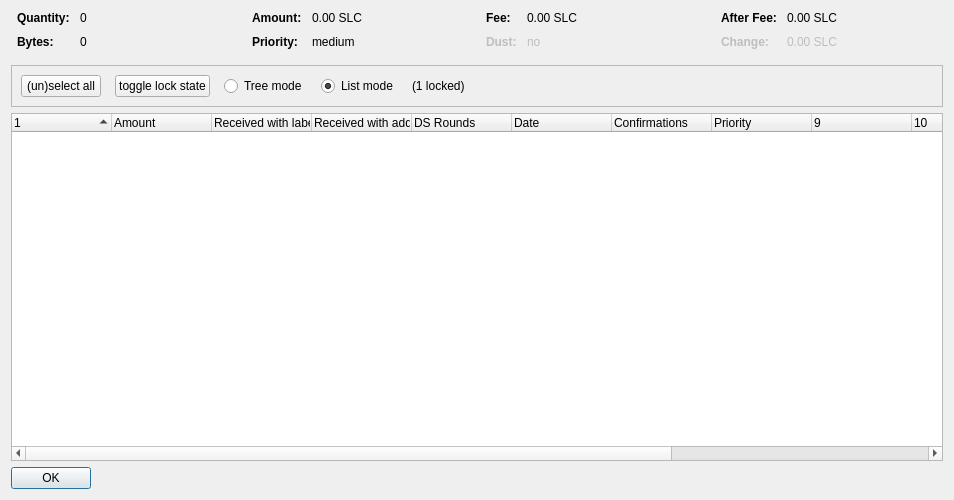
<?xml version="1.0" encoding="UTF-8"?>
<ui version="4.0">
 <class>CoinControlDialog</class>
 <widget class="QDialog" name="CoinControlDialog">
  <property name="geometry">
   <rect>
    <x>0</x>
    <y>0</y>
    <width>954</width>
    <height>500</height>
   </rect>
  </property>
  <property name="windowTitle">
   <string>Coin Selection</string>
  </property>
  <layout class="QVBoxLayout" name="verticalLayout">
   <item>
    <layout class="QHBoxLayout" name="horizontalLayoutTop" stretch="0,0,0,0">
     <property name="topMargin">
      <number>0</number>
     </property>
     <property name="bottomMargin">
      <number>10</number>
     </property>
     <item>
      <layout class="QFormLayout" name="formLayoutCoinControl1">
       <property name="horizontalSpacing">
        <number>10</number>
       </property>
       <property name="verticalSpacing">
        <number>10</number>
       </property>
       <property name="leftMargin">
        <number>6</number>
       </property>
       <property name="rightMargin">
        <number>6</number>
       </property>
       <item row="0" column="0">
        <widget class="QLabel" name="labelCoinControlQuantityText">
         <property name="font">
          <font>
           <weight>75</weight>
           <bold>true</bold>
          </font>
         </property>
         <property name="text">
          <string>Quantity:</string>
         </property>
        </widget>
       </item>
       <item row="0" column="1">
        <widget class="QLabel" name="labelCoinControlQuantity">
         <property name="cursor">
          <cursorShape>IBeamCursor</cursorShape>
         </property>
         <property name="contextMenuPolicy">
          <enum>Qt::ActionsContextMenu</enum>
         </property>
         <property name="text">
          <string notr="true">0</string>
         </property>
         <property name="textInteractionFlags">
          <set>Qt::LinksAccessibleByMouse|Qt::TextSelectableByKeyboard|Qt::TextSelectableByMouse</set>
         </property>
        </widget>
       </item>
       <item row="1" column="0">
        <widget class="QLabel" name="labelCoinControlBytesText">
         <property name="font">
          <font>
           <weight>75</weight>
           <bold>true</bold>
          </font>
         </property>
         <property name="text">
          <string>Bytes:</string>
         </property>
        </widget>
       </item>
       <item row="1" column="1">
        <widget class="QLabel" name="labelCoinControlBytes">
         <property name="cursor">
          <cursorShape>IBeamCursor</cursorShape>
         </property>
         <property name="contextMenuPolicy">
          <enum>Qt::ActionsContextMenu</enum>
         </property>
         <property name="text">
          <string notr="true">0</string>
         </property>
         <property name="textInteractionFlags">
          <set>Qt::LinksAccessibleByMouse|Qt::TextSelectableByKeyboard|Qt::TextSelectableByMouse</set>
         </property>
        </widget>
       </item>
      </layout>
     </item>
     <item>
      <layout class="QFormLayout" name="formLayoutCoinControl2">
       <property name="horizontalSpacing">
        <number>10</number>
       </property>
       <property name="verticalSpacing">
        <number>10</number>
       </property>
       <property name="leftMargin">
        <number>6</number>
       </property>
       <property name="rightMargin">
        <number>6</number>
       </property>
       <item row="0" column="0">
        <widget class="QLabel" name="labelCoinControlAmountText">
         <property name="font">
          <font>
           <weight>75</weight>
           <bold>true</bold>
          </font>
         </property>
         <property name="text">
          <string>Amount:</string>
         </property>
        </widget>
       </item>
       <item row="0" column="1">
        <widget class="QLabel" name="labelCoinControlAmount">
         <property name="cursor">
          <cursorShape>IBeamCursor</cursorShape>
         </property>
         <property name="contextMenuPolicy">
          <enum>Qt::ActionsContextMenu</enum>
         </property>
         <property name="text">
          <string notr="true">0.00 SLC</string>
         </property>
         <property name="textInteractionFlags">
          <set>Qt::LinksAccessibleByMouse|Qt::TextSelectableByKeyboard|Qt::TextSelectableByMouse</set>
         </property>
        </widget>
       </item>
       <item row="1" column="0">
        <widget class="QLabel" name="labelCoinControlPriorityText">
         <property name="font">
          <font>
           <weight>75</weight>
           <bold>true</bold>
          </font>
         </property>
         <property name="text">
          <string>Priority:</string>
         </property>
        </widget>
       </item>
       <item row="1" column="1">
        <widget class="QLabel" name="labelCoinControlPriority">
         <property name="cursor">
          <cursorShape>IBeamCursor</cursorShape>
         </property>
         <property name="contextMenuPolicy">
          <enum>Qt::ActionsContextMenu</enum>
         </property>
         <property name="text">
          <string>medium</string>
         </property>
         <property name="textInteractionFlags">
          <set>Qt::LinksAccessibleByMouse|Qt::TextSelectableByKeyboard|Qt::TextSelectableByMouse</set>
         </property>
        </widget>
       </item>
      </layout>
     </item>
     <item>
      <layout class="QFormLayout" name="formLayoutCoinControl3">
       <property name="horizontalSpacing">
        <number>10</number>
       </property>
       <property name="verticalSpacing">
        <number>10</number>
       </property>
       <property name="leftMargin">
        <number>6</number>
       </property>
       <property name="rightMargin">
        <number>6</number>
       </property>
       <item row="0" column="0">
        <widget class="QLabel" name="labelCoinControlFeeText">
         <property name="font">
          <font>
           <weight>75</weight>
           <bold>true</bold>
          </font>
         </property>
         <property name="text">
          <string>Fee:</string>
         </property>
        </widget>
       </item>
       <item row="0" column="1">
        <widget class="QLabel" name="labelCoinControlFee">
         <property name="cursor">
          <cursorShape>IBeamCursor</cursorShape>
         </property>
         <property name="contextMenuPolicy">
          <enum>Qt::ActionsContextMenu</enum>
         </property>
         <property name="text">
          <string notr="true">0.00 SLC</string>
         </property>
         <property name="textInteractionFlags">
          <set>Qt::LinksAccessibleByMouse|Qt::TextSelectableByKeyboard|Qt::TextSelectableByMouse</set>
         </property>
        </widget>
       </item>
       <item row="1" column="0">
        <widget class="QLabel" name="labelCoinControlLowOutputText">
         <property name="enabled">
          <bool>false</bool>
         </property>
         <property name="font">
          <font>
           <weight>75</weight>
           <bold>true</bold>
          </font>
         </property>
         <property name="text">
          <string>Dust:</string>
         </property>
        </widget>
       </item>
       <item row="1" column="1">
        <widget class="QLabel" name="labelCoinControlLowOutput">
         <property name="enabled">
          <bool>false</bool>
         </property>
         <property name="cursor">
          <cursorShape>IBeamCursor</cursorShape>
         </property>
         <property name="contextMenuPolicy">
          <enum>Qt::ActionsContextMenu</enum>
         </property>
         <property name="text">
          <string>no</string>
         </property>
         <property name="textInteractionFlags">
          <set>Qt::LinksAccessibleByMouse|Qt::TextSelectableByKeyboard|Qt::TextSelectableByMouse</set>
         </property>
        </widget>
       </item>
      </layout>
     </item>
     <item>
      <layout class="QFormLayout" name="formLayoutCoinControl4">
       <property name="horizontalSpacing">
        <number>10</number>
       </property>
       <property name="verticalSpacing">
        <number>10</number>
       </property>
       <property name="leftMargin">
        <number>6</number>
       </property>
       <property name="rightMargin">
        <number>6</number>
       </property>
       <item row="0" column="0">
        <widget class="QLabel" name="labelCoinControlAfterFeeText">
         <property name="font">
          <font>
           <weight>75</weight>
           <bold>true</bold>
          </font>
         </property>
         <property name="text">
          <string>After Fee:</string>
         </property>
        </widget>
       </item>
       <item row="0" column="1">
        <widget class="QLabel" name="labelCoinControlAfterFee">
         <property name="cursor">
          <cursorShape>IBeamCursor</cursorShape>
         </property>
         <property name="contextMenuPolicy">
          <enum>Qt::ActionsContextMenu</enum>
         </property>
         <property name="text">
          <string notr="true">0.00 SLC</string>
         </property>
         <property name="textInteractionFlags">
          <set>Qt::LinksAccessibleByMouse|Qt::TextSelectableByKeyboard|Qt::TextSelectableByMouse</set>
         </property>
        </widget>
       </item>
       <item row="1" column="0">
        <widget class="QLabel" name="labelCoinControlChangeText">
         <property name="enabled">
          <bool>false</bool>
         </property>
         <property name="font">
          <font>
           <weight>75</weight>
           <bold>true</bold>
          </font>
         </property>
         <property name="text">
          <string>Change:</string>
         </property>
        </widget>
       </item>
       <item row="1" column="1">
        <widget class="QLabel" name="labelCoinControlChange">
         <property name="enabled">
          <bool>false</bool>
         </property>
         <property name="cursor">
          <cursorShape>IBeamCursor</cursorShape>
         </property>
         <property name="contextMenuPolicy">
          <enum>Qt::ActionsContextMenu</enum>
         </property>
         <property name="text">
          <string notr="true">0.00 SLC</string>
         </property>
         <property name="textInteractionFlags">
          <set>Qt::LinksAccessibleByMouse|Qt::TextSelectableByKeyboard|Qt::TextSelectableByMouse</set>
         </property>
        </widget>
       </item>
      </layout>
     </item>
    </layout>
   </item>
   <item>
    <widget class="QFrame" name="frame">
     <property name="minimumSize">
      <size>
       <width>0</width>
       <height>40</height>
      </size>
     </property>
     <property name="frameShape">
      <enum>QFrame::StyledPanel</enum>
     </property>
     <property name="frameShadow">
      <enum>QFrame::Sunken</enum>
     </property>
     <layout class="QHBoxLayout" name="horizontalLayout">
      <item>
       <layout class="QHBoxLayout" name="horizontalLayoutPanel" stretch="0,0,0,0,0,0">
        <property name="spacing">
         <number>14</number>
        </property>
        <item>
         <widget class="QPushButton" name="pushButtonSelectAll">
          <property name="sizePolicy">
           <sizepolicy hsizetype="Maximum" vsizetype="Fixed">
            <horstretch>0</horstretch>
            <verstretch>0</verstretch>
           </sizepolicy>
          </property>
          <property name="text">
           <string>(un)select all</string>
          </property>
          <property name="autoDefault">
           <bool>false</bool>
          </property>
         </widget>
        </item>
        <item>
         <widget class="QPushButton" name="pushButtonToggleLock">
          <property name="sizePolicy">
           <sizepolicy hsizetype="Maximum" vsizetype="Fixed">
            <horstretch>0</horstretch>
            <verstretch>0</verstretch>
           </sizepolicy>
          </property>
          <property name="text">
           <string>toggle lock state</string>
          </property>
          <property name="autoDefault">
           <bool>false</bool>
          </property>
         </widget>
        </item>
        <item>
         <widget class="QRadioButton" name="radioTreeMode">
          <property name="sizePolicy">
           <sizepolicy hsizetype="Maximum" vsizetype="Fixed">
            <horstretch>0</horstretch>
            <verstretch>0</verstretch>
           </sizepolicy>
          </property>
          <property name="text">
           <string>Tree mode</string>
          </property>
         </widget>
        </item>
        <item>
         <widget class="QRadioButton" name="radioListMode">
          <property name="sizePolicy">
           <sizepolicy hsizetype="Maximum" vsizetype="Fixed">
            <horstretch>0</horstretch>
            <verstretch>0</verstretch>
           </sizepolicy>
          </property>
          <property name="text">
           <string>List mode</string>
          </property>
          <property name="checked">
           <bool>true</bool>
          </property>
         </widget>
        </item>
        <item>
         <widget class="QLabel" name="labelLocked">
          <property name="text">
           <string>(1 locked)</string>
          </property>
         </widget>
        </item>
        <item>
         <spacer name="horizontalSpacer">
          <property name="orientation">
           <enum>Qt::Horizontal</enum>
          </property>
          <property name="sizeHint" stdset="0">
           <size>
            <width>40</width>
            <height>20</height>
           </size>
          </property>
         </spacer>
        </item>
       </layout>
      </item>
     </layout>
    </widget>
   </item>
   <item>
    <widget class="CoinControlTreeWidget" name="treeWidget">
     <property name="contextMenuPolicy">
      <enum>Qt::CustomContextMenu</enum>
     </property>
     <property name="sortingEnabled">
      <bool>false</bool>
     </property>
     <property name="columnCount">
      <number>13</number>
     </property>
     <attribute name="headerShowSortIndicator" stdset="0">
      <bool>true</bool>
     </attribute>
     <attribute name="headerStretchLastSection">
      <bool>false</bool>
     </attribute>
     <column>
      <property name="text">
       <string/>
      </property>
     </column>
     <column>
      <property name="text">
       <string>Amount</string>
      </property>
     </column>
     <column>
      <property name="text">
       <string>Received with label</string>
      </property>
     </column>
     <column>
      <property name="text">
       <string>Received with address</string>
      </property>
     </column>
     <column>
      <property name="text">
       <string>DS Rounds</string>
      </property>
     </column>
     <column>
      <property name="text">
       <string>Date</string>
      </property>
     </column>
     <column>
      <property name="text">
       <string>Confirmations</string>
      </property>
      <property name="toolTip">
       <string>Confirmed</string>
      </property>
     </column>
     <column>
      <property name="text">
       <string>Priority</string>
      </property>
     </column>
     <column>
      <property name="text">
       <string/>
      </property>
     </column>
     <column>
      <property name="text">
       <string/>
      </property>
     </column>
     <column>
      <property name="text">
       <string/>
      </property>
     </column>
     <column>
      <property name="text">
       <string/>
      </property>
     </column>
     <column>
      <property name="text">
       <string/>
      </property>
     </column>
    </widget>
   </item>
   <item>
    <widget class="QDialogButtonBox" name="buttonBox">
     <property name="sizePolicy">
      <sizepolicy hsizetype="Maximum" vsizetype="Fixed">
       <horstretch>0</horstretch>
       <verstretch>0</verstretch>
      </sizepolicy>
     </property>
     <property name="orientation">
      <enum>Qt::Horizontal</enum>
     </property>
     <property name="standardButtons">
      <set>QDialogButtonBox::Ok</set>
     </property>
    </widget>
   </item>
  </layout>
 </widget>
 <customwidgets>
  <customwidget>
   <class>CoinControlTreeWidget</class>
   <extends>QTreeWidget</extends>
   <header>coincontroltreewidget.h</header>
  </customwidget>
 </customwidgets>
 <resources/>
 <connections/>
</ui>
